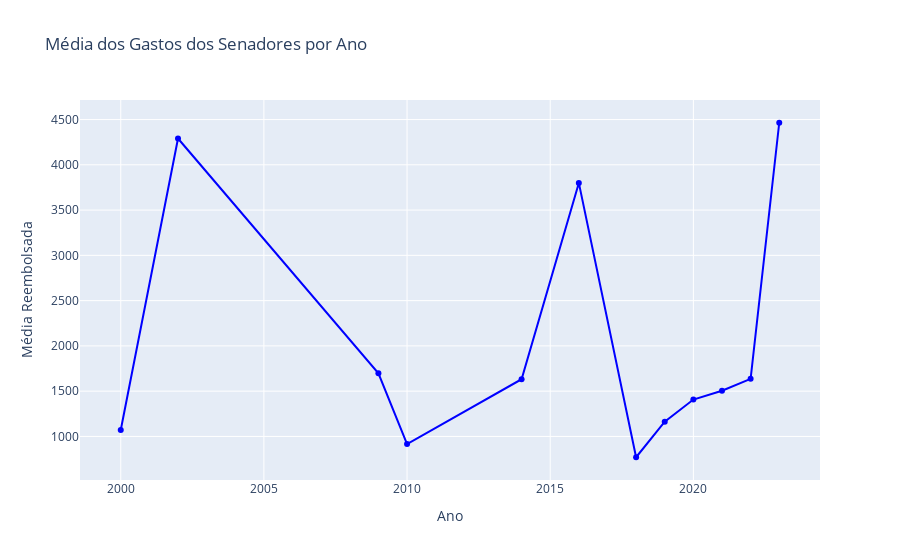

This figure's notebook cell:
### Code cell
combined_df['ANO'] = pd.to_datetime(combined_df['DATA'], format='%d/%m/%Y').dt.year

# Agrupar os gastos por ano e calcular a média dos valores reembolsados em cada ano
media_por_ano = combined_df.groupby('ANO')['VALOR_REEMBOLSADO'].mean()

trace = go.Scatter(
    x=media_por_ano.index,    # Ano no eixo x
    y=media_por_ano.values,   # Média dos valores reembolsados no eixo y
    mode='lines+markers',     # Tipo de gráfico (linhas com marcadores)
    marker=dict(color='blue'),# Cor da linha
)

data = [trace]

layout = go.Layout(
    title='Média dos Gastos dos Senadores por Ano',
    xaxis=dict(title='Ano'),                # Título do eixo x
    yaxis=dict(title='Média Reembolsada'),  # Título do eixo y
)

fig = go.Figure(data=data, layout=layout)

fig.show()

### Figure 1 — Plotly figure (JSON) as saved in the notebook; plotly's stock layout.template omitted (floating-point values rounded to 4 significant figures)
{"data": [{"marker": {"color": "blue"}, "mode": "lines+markers", "type": "scatter", "x": [2000, 2002, 2009, 2010, 2014, 2016, 2018, 2019, 2020, 2021, 2022, 2023], "y": [1071.0, 4291.0, 1697.0, 916.1, 1632.0, 3800, 770.2, 1163.0, 1407.0, 1505.0, 1637.0, 4465.0]}], "layout": {"title": {"text": "Média dos Gastos dos Senadores por Ano"}, "xaxis": {"title": {"text": "Ano"}}, "yaxis": {"title": {"text": "Média Reembolsada"}}}}
